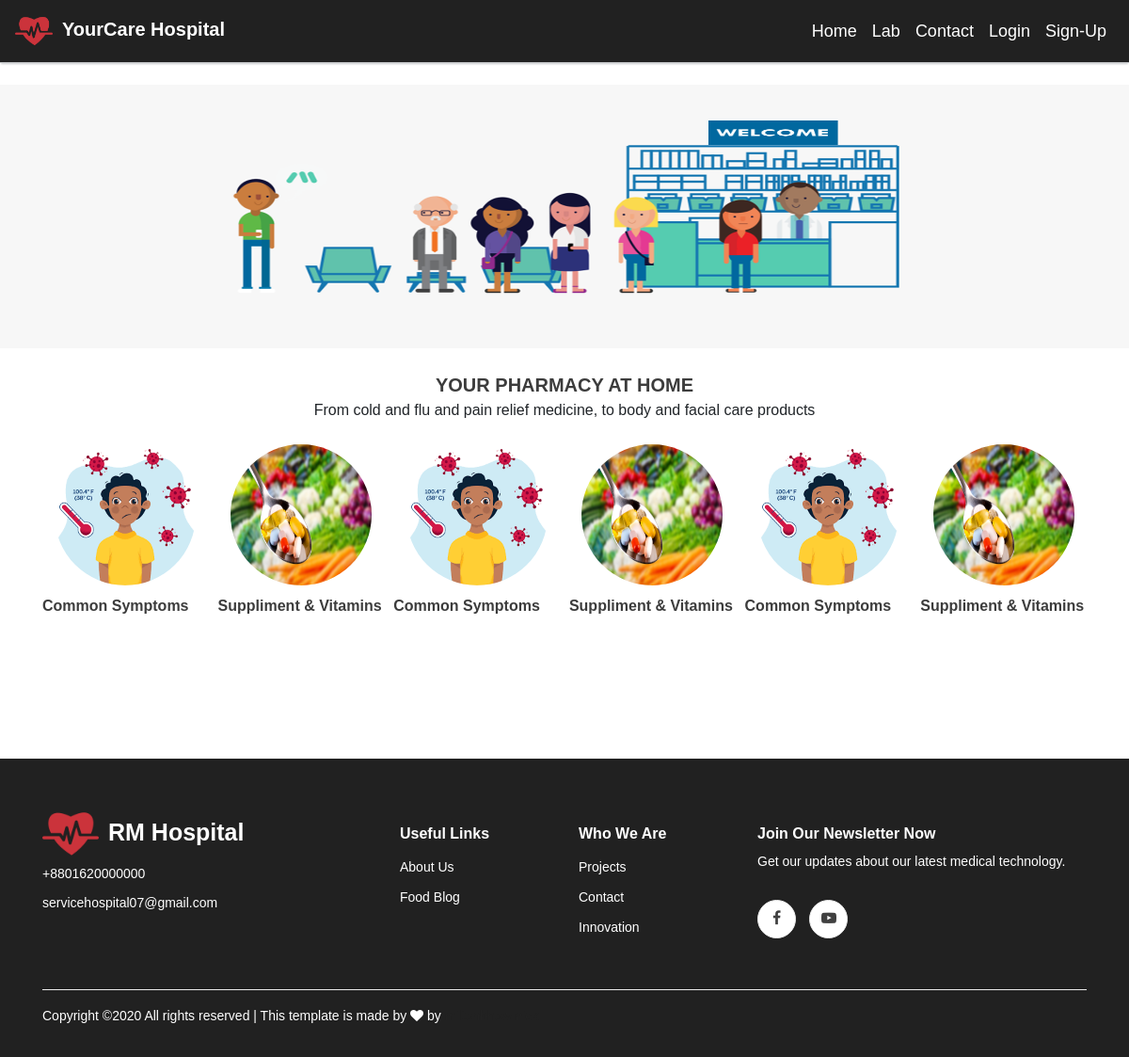
Screenshot of /pharmacy/ with the database file from the repository.
### home/models.py (models this page shows, shortened)
class CategoryMedicine(models.Model):
	name = models.CharField(max_length=255, blank=True, default='')
	image = models.ImageField(max_length=255, blank=True)
	slug = models.SlugField(unique=True,blank=True, default='')

### home/views.py (the view)
# urls.py: path('pharmacy/',views.PharmacyDetails.as_view(), name='pharmacy_details'),
class PharmacyDetails(View):
	template_name = 'home/product/pharmacy.html'
	def get(self, request):
		medicines = store_model.Pharmacy.objects.all()[:4]
		medicine_category = store_model.CategoryMedicine.objects.all()
		contexts = {
			'medicine_category':medicine_category,
			'medicines':medicines,
		}
		return render(request, self.template_name, contexts)

### home/templates/home/product/pharmacy.html (shortened to what this page needs)
{% extends 'base.html' %}
{% block content %}
{% load static %}
<div>
	<img src="{% static 'images/pharmacy/pharmacy_thumbnail.png' %}"  style="width: 100%;height: 280px;">
</div>
<div class="container">
	<div class="row my-4">
		<div class="col-md-12 text-center">
			<span style="padding-bottom:8px;padding-top:8px;font-size: 20px; font-weight: 600;color: #3c3c3c; text-transform: uppercase;">Your pharmacy at home</span>
		</div>
		<div class="col-md-12 text-center">
			<span>From cold and flu and pain relief medicine, to body and facial care products</span>
		</div>
	</div>
	<div id="owl-pharmacy"class="owl-carousel owl-theme my-4">
	    {% for cat in medicine_category %}
		    <div class="item " style="justify-content: center;">
		    	<a href="{% url 'home:medicine_details' cat.slug %}" class="text-capitalize" style="text-decoration: none;color: #3c3c3c;">
			    	{% if cat.image %}
			    		<img src="{{cat.image.url}}" style="display:block;width: 150px;height:150px;border-radius: 50%;margin: auto;">
			    	{% endif %}
		    		<div class="categories-button " style="margin-top: 10px; font-weight: 600;">
			      	{{cat.name}}
			    	</div>
			    </a>
		    </div>
		{% endfor %}
	</div>
</div>
{% endblock %}

### static/css/main.css (style rules this page uses)
body { padding-top: 90px; font-family: din,sans-serif; font-size: 1rem; font-weight: 400; line-height: 1.5; color: #212529; text-align: left; }
a { color: #222; }

### rows the page displays
CategoryMedicine: image (picture), name "Common Symptoms"
CategoryMedicine: image (picture), name "Suppliment & Vitamins"
